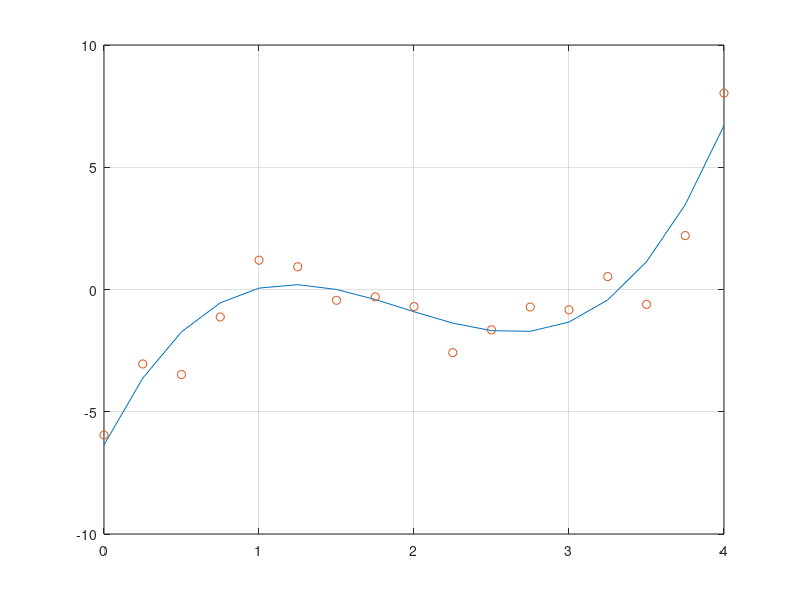
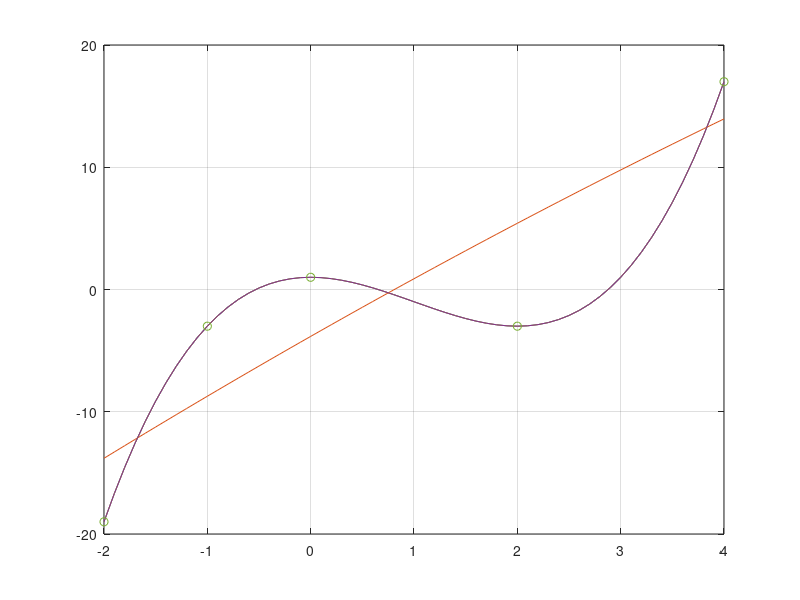

The MATLAB source for these figures, in order:
function regresie()
p=[1 -6 11 -6];
x=0:.25:4;
y=polyval(p,x)+randn(size(x));
c=polyfit(x,y,3);
poli3=polyval(c,x);
figure(1);
plot(x,poli3,x,y,'o');grid;
x=[-2 -1 0 2 4];
y=[-19 -3 1 -3 17];
c2=polyfit(x,y,2);
c5=polyfit(x,y,5);
c7=polyfit(x,y,7);
x1=-2:.1:4;
y2=polyval(c2,x1);
y5=polyval(c5,x1);
y7=polyval(c7,x1);
yi=spline(x,y,x1);
figure(2);
plot(x1,yi,x1,y2,x1,y5,x1,y7,x,y,'o');grid;